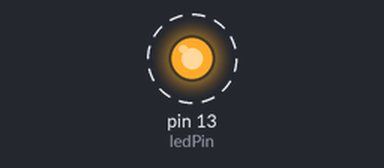
A sketch run on a simulated Arduino Uno, built with avr-gcc and run on an emulated ATmega328P. Parts: output pins drawn as LEDs (lit = HIGH). Dashed ring = blinking.

Above: at 0.2 s.
Timing chart, 0 to 3.0 s (numbered marks = the images above):
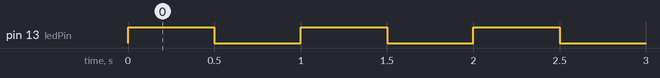

Measured:
- by itself, pin 13 (ledPin): alternates HIGH for 0.50 s and LOW for 0.50 s

The sketch:

sketch_blink.ino
```cpp
int ledPin = 13;
int time = 500;
void setup() {
    pinMode(ledPin,OUTPUT);

}

void loop() {
    digitalWrite(ledPin,HIGH);
    delay(time);
    digitalWrite(ledPin,LOW);
    delay(time);

}
```
